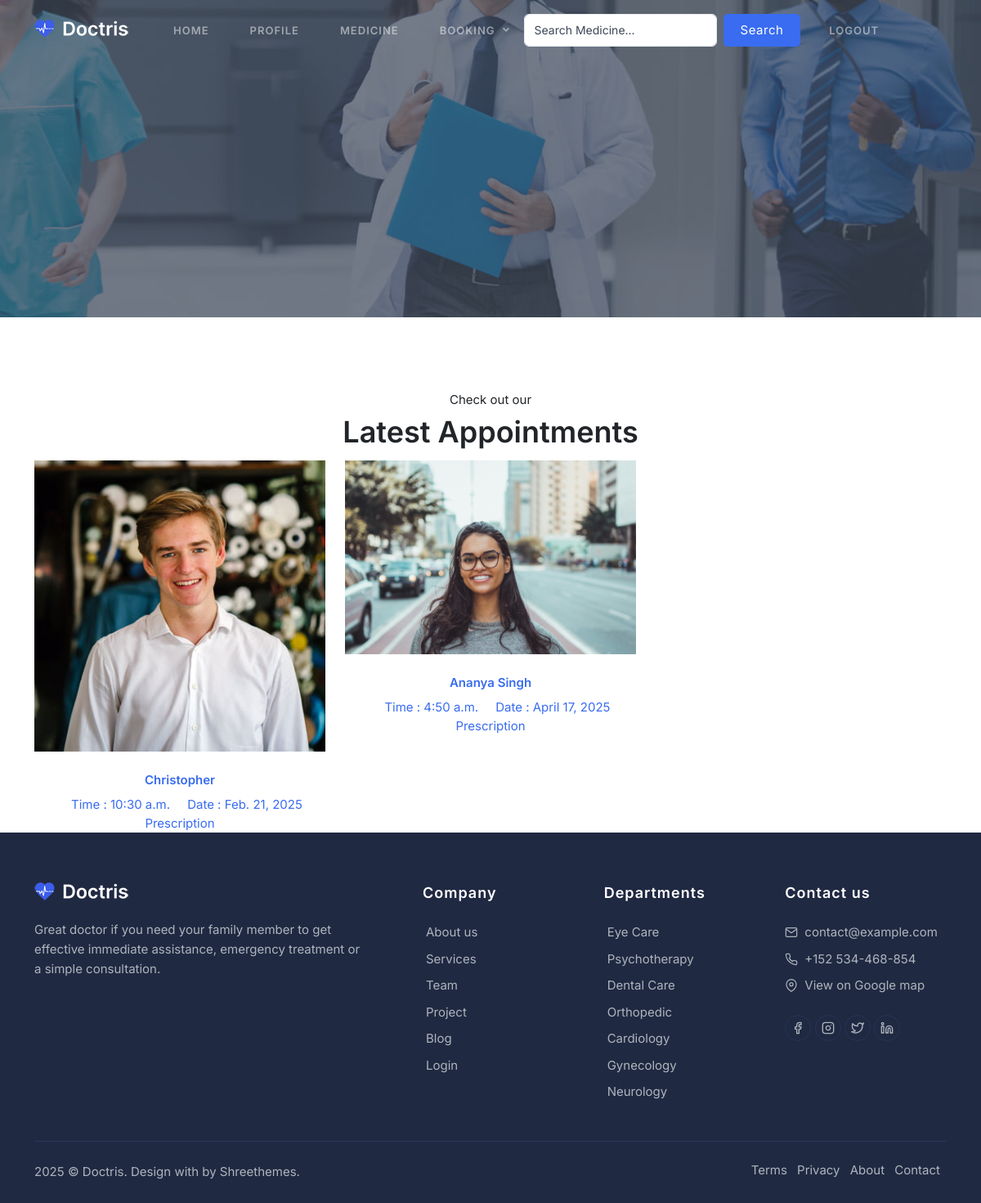
Page /accepted_appointments/ on the committed database.
### myapp/models.py (models this page shows)
class Appointments(models.Model):
    date=models.DateField()
    time=models.TimeField()
    desc=models.CharField(max_length=255,null=True, blank=True)
    status=models.CharField(max_length=255,null=True, blank=True)
    did=models.ForeignKey(Doctor, on_delete=models.CASCADE, null=True)
    uid=models.ForeignKey(User, on_delete=models.CASCADE, null=True)

class User(models.Model):
    name = models.CharField(max_length=100, null=True)
    email = models.EmailField(max_length=100, null=True)
    phone = models.IntegerField(null=True, blank=True)
    address = models.CharField(max_length=300, null=True)
    age = models.CharField(max_length=100,null=True)
    gender = models.CharField(max_length=100,null=True)
    image = models.FileField(null=True, upload_to="profile")
    loginId = models.ForeignKey(Login, on_delete=models.CASCADE, null=True)
    blood_group=models.CharField(max_length=200,null=True)

### myapp/views.py (the view)
# urls.py: path('accepted_appointments/',views.accepted_appointments),
def accepted_appointments(request):
    data=Appointments.objects.all()
    return render(request,'Doctor/accepted_appointments.html',{'data':data})

### templates/Doctor/accepted_appointments.html (shortened to what this page needs)
{% extends 'Doctor/common.html' %}
{% load static %}
{% block content %}
<br><br><br><br>
<section class="space-ptb">
    <div class="container">
        <div class="row justify-content-center">
            <div class="col-lg-9">
                <div class="section-title center-divider text-center">
                    <span>Check out our</span>
                    <h2>Latest Appointments</h2>
                </div>
            </div>
        </div>
        <div class="row">
            {% for i in data %}
            {% if i.status == "Accepted" %}
            <div class="col-lg-4 col-md-6">
                <div class="blog-post blog-post-01">
                    <div class="blog-post-image mb-4">
                        <img class="img-fluid" src="/static/assets/{{i.uid.image}}" alt="">
                    </div>
                    <div class="blog-post-content py-0">
                        <div class="blog-post-details">
                            <center>
                                <h6 class="blog-post-title"><a href="blog-detail.html">{{i.uid.name}}</a></h6>
                                <div class="blog-post-meta">
                                    <div class="blog-post-time">
                                        &nbsp;&nbsp;&nbsp;&nbsp;<a href="#">Time : {{i.time}}</a>
                                        &nbsp;&nbsp;&nbsp;&nbsp;<a href="#">Date : {{i.date}}</a>
                                    </div>
                                </div>
                                <div class="blog-post-description">
                                    <a href="prescription_patient?id={{i.id}}" >Prescription</a>
                                </div>
                            </center>
                        </div>
                    </div>
                </div>
            </div>
            {% endif %}
            {% endfor %}
        </div>
    </div>
</section>
{% endblock %}

### rows in the picture
Appointments: uid.image (picture), uid.name "Christopher", time "10:30 a.m.", date "Feb. 21, 2025"
Appointments: uid.image (picture), uid.name "Ananya Singh", time "4:50 a.m.", date "April 17, 2025"
